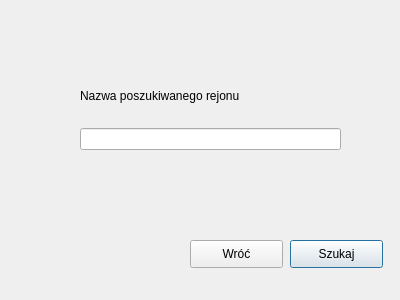
<?xml version="1.0" encoding="UTF-8"?>
<ui version="4.0">
 <class>szukajRejonu</class>
 <widget class="QDialog" name="szukajRejonu">
  <property name="geometry">
   <rect>
    <x>0</x>
    <y>0</y>
    <width>400</width>
    <height>300</height>
   </rect>
  </property>
  <property name="windowTitle">
   <string>Dialog</string>
  </property>
  <widget class="QPushButton" name="szukajButton">
   <property name="geometry">
    <rect>
     <x>290</x>
     <y>240</y>
     <width>93</width>
     <height>28</height>
    </rect>
   </property>
   <property name="text">
    <string>Szukaj</string>
   </property>
  </widget>
  <widget class="QPushButton" name="wrocButton">
   <property name="geometry">
    <rect>
     <x>190</x>
     <y>240</y>
     <width>93</width>
     <height>28</height>
    </rect>
   </property>
   <property name="text">
    <string>Wróć</string>
   </property>
  </widget>
  <widget class="QWidget" name="verticalLayoutWidget">
   <property name="geometry">
    <rect>
     <x>80</x>
     <y>70</y>
     <width>261</width>
     <height>80</height>
    </rect>
   </property>
   <layout class="QVBoxLayout" name="verticalLayout">
    <item>
     <widget class="QLabel" name="label">
      <property name="text">
       <string>Nazwa poszukiwanego rejonu</string>
      </property>
     </widget>
    </item>
    <item>
     <widget class="QLineEdit" name="lineEdit"/>
    </item>
   </layout>
  </widget>
 </widget>
 <resources/>
 <connections/>
</ui>
